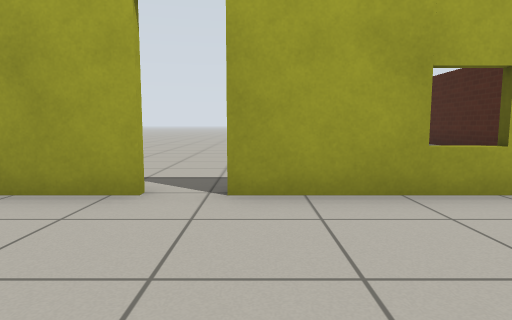
View 1 (above)

22 first-person views from a walk through a Gazebo world. The camera is 0.72 m above the floor, tilts 6° down and sees 75° across. The floor is counted in squares, 1 m on a side. Each view is taken from the middle of a square. On the plan, view 1 faces up. The plan holds only what a view shows up to about 10 squares ahead; the rest is blank. Gazebo's built-in surfaces are drawn with simple patterns.

View 2
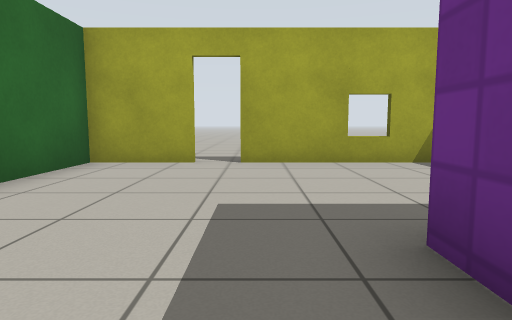

View 3
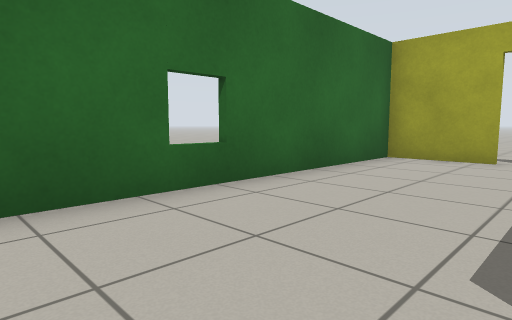

View 4
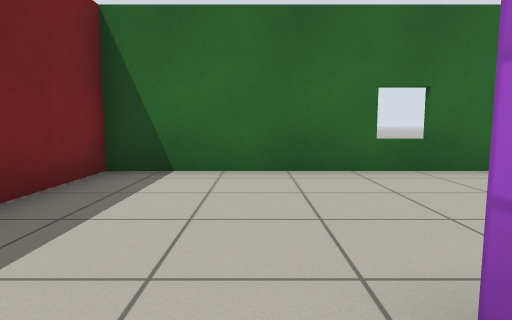

View 5
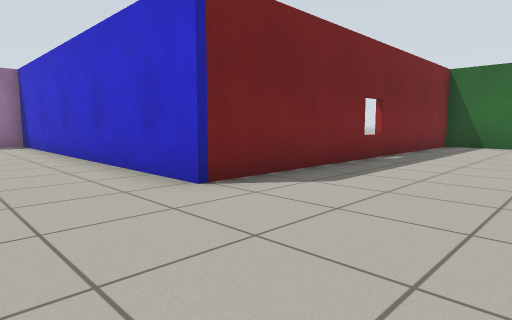

View 6
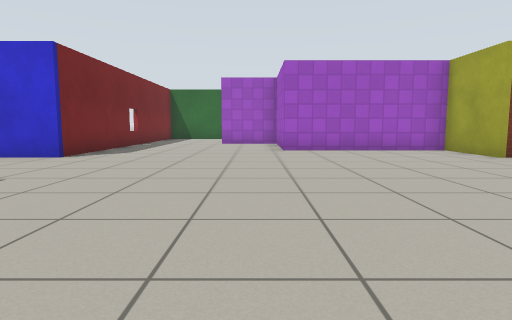

View 7
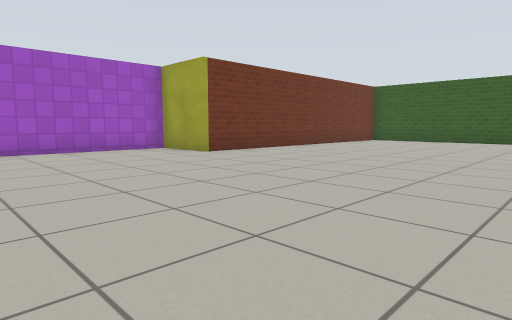

View 8
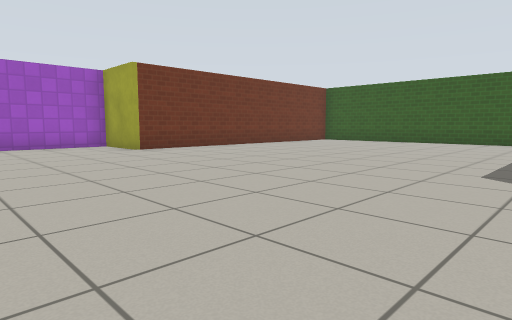

View 9
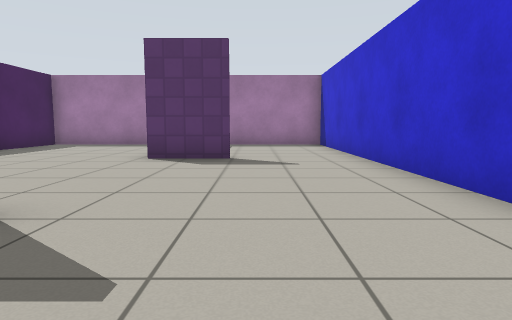

View 10
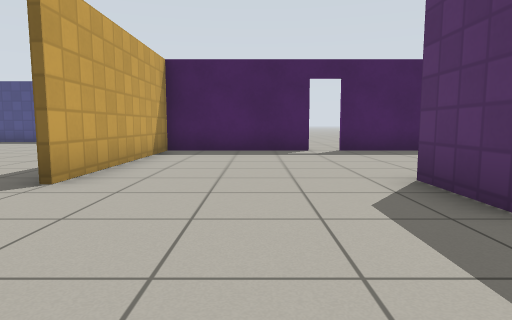

View 11
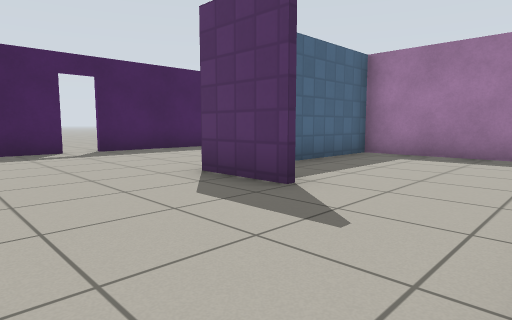

View 12
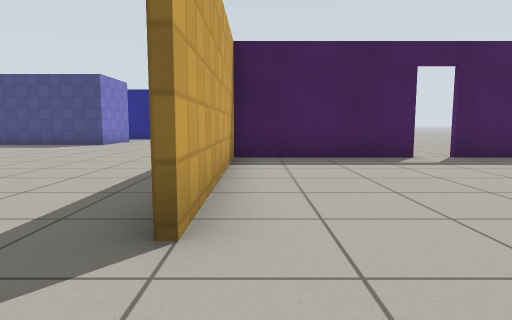

View 13
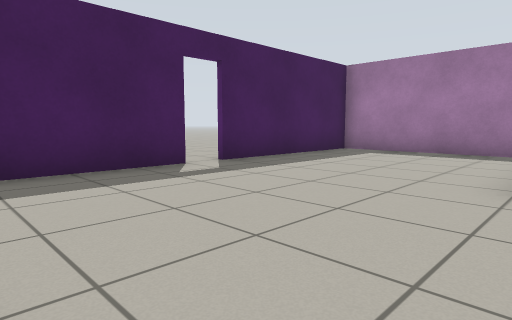

View 14
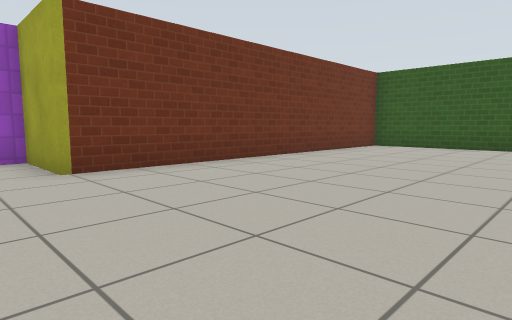

View 15
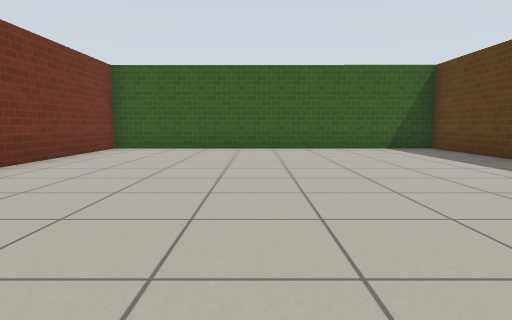

View 16
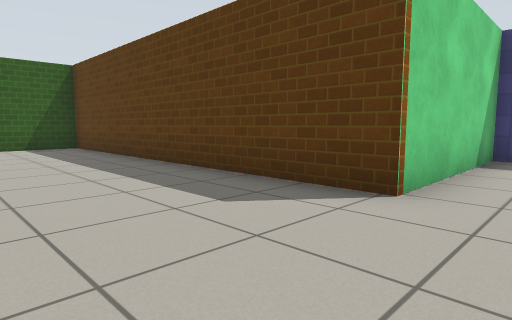

View 17
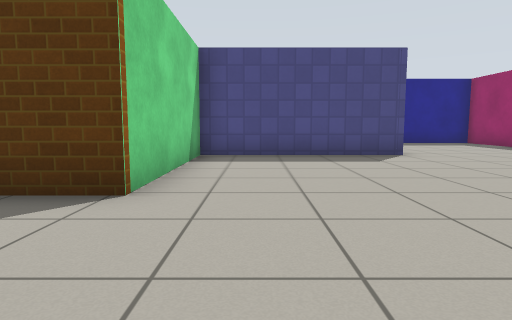

View 18
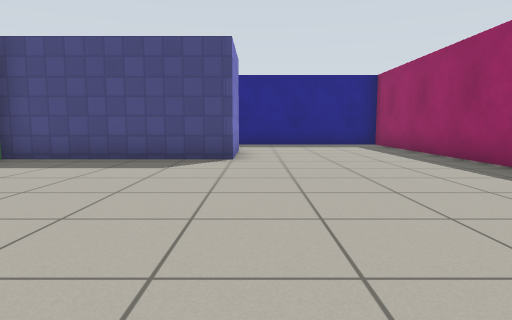

View 19
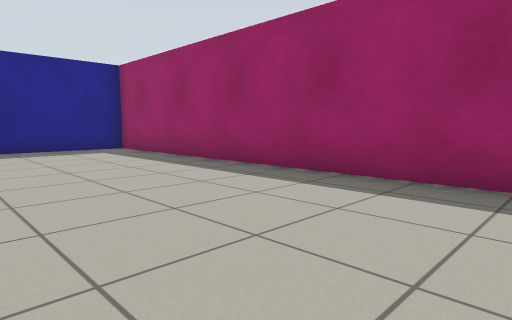

View 20
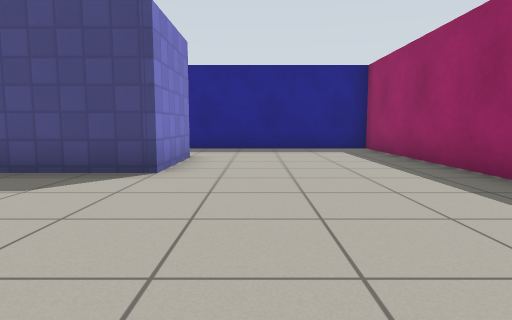

View 21
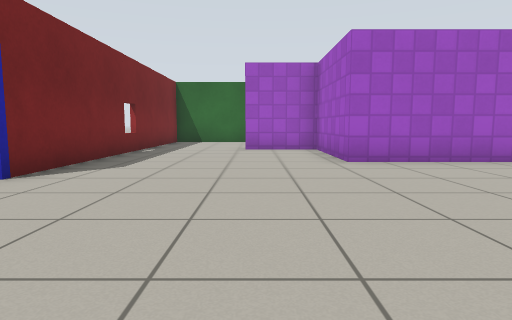

View 22
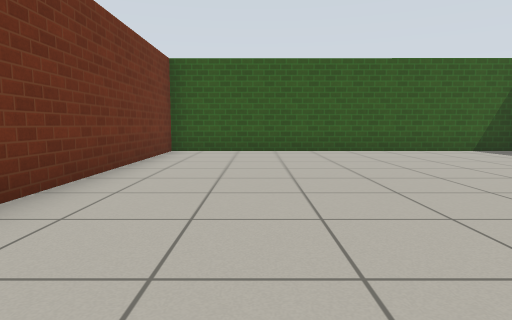

### Floor plan
Ten units are one square. View 1 is at (0, 0); x grows to the right and y downward. Boxes are objects, and circles mark ways between rooms. Rooms are numbered by the first view taken in them; rooms with no view inside come last. Other rooms are left out.
<svg viewBox="-37 -137 304 304">
<path fill="none" stroke="#000" d="M10 18 10 10M-11 -34 -32 -34 -32 64 15 64M34 -34 -4 -34M164 64 262 64 262 32M95 111 114 111M164 105 164 65 110 65M235 15 210 15 210 -34 164 -34 164 -132 67 -132 67 -34 45 -34 45 12 12 12 12 34M15 64 67 64 67 150M122 162 164 162 164 114M81 162 110 162 110 133"/>
<circle cx="10" cy="45" r="3" fill="#2a7"/>
<text x="0" y="10">1</text>
<text x="120" y="10">2</text>
</svg>
Room 1 opens to room 2.

Where each view was taken, in squares from view 1:
view 1: 0 up, 0 right, facing up
view 2: 3 down, 0 right, facing up
view 3: 4 down, 0 right, facing up-left
view 4: 4 down, 2 right, facing left
view 5: 3 down, 9 right, facing down-left
view 6: 2 down, 14 right, facing left
view 7: 2 down, 14 right, facing up-left
view 8: 1 down, 16 right, facing up-left
view 9: 4 down, 9 right, facing down
view 10: 9 down, 7 right, facing right
view 11: 8 down, 7 right, facing down-right
view 12: 7 down, 9 right, facing right
view 13: 7 down, 11 right, facing down-right
view 14: 2 up, 12 right, facing up-left
view 15: 3 up, 11 right, facing up
view 16: 2 up, 13 right, facing up-right
view 17: 2 up, 13 right, facing right
view 18: 2 down, 14 right, facing right
view 19: 2 down, 16 right, facing down-right
view 20: 3 down, 16 right, facing right
view 21: 3 down, 11 right, facing left
view 22: 4 up, 9 right, facing up
